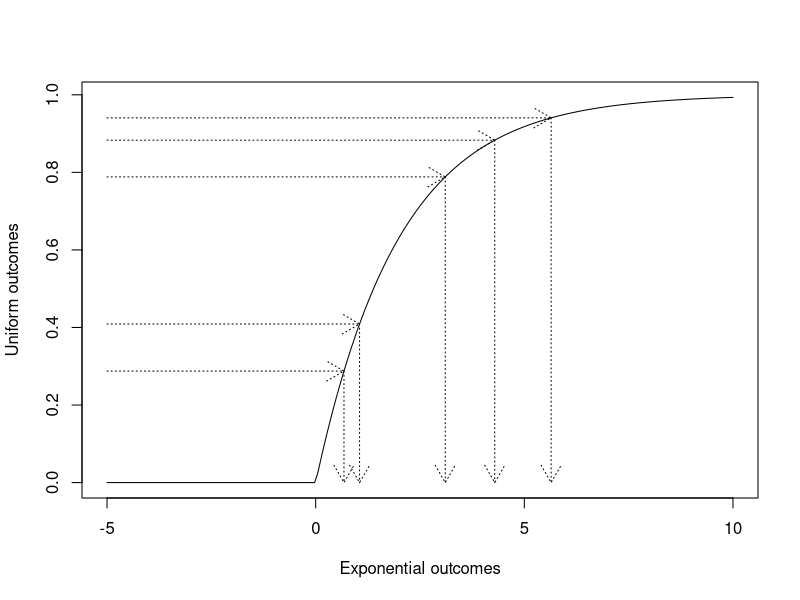
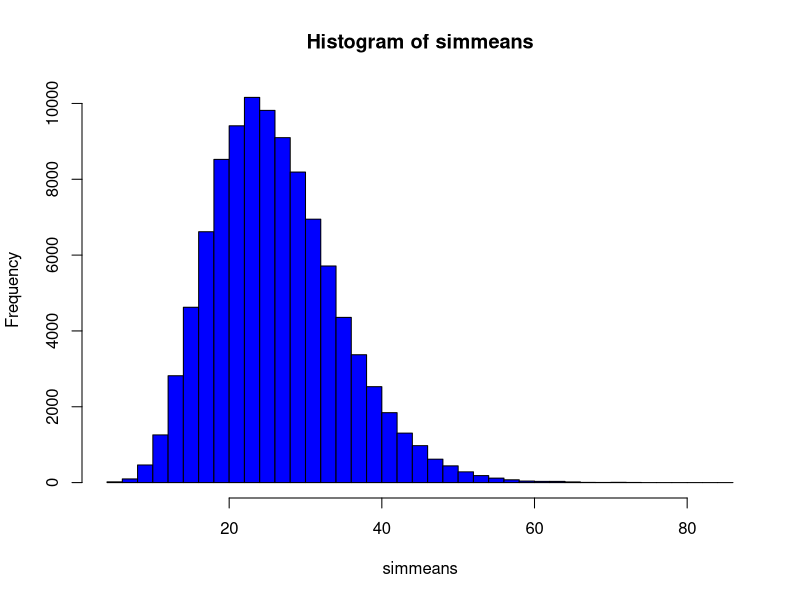
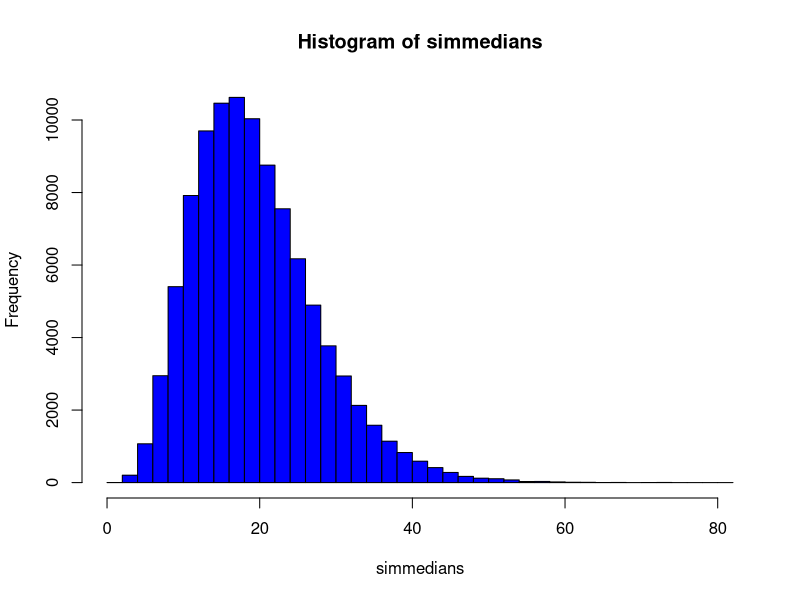

Write R code to recreate these figures, in order.





xseq <- seq(-5, 10, len=200)
##
plot(xseq, pexp(xseq, 1/2), type="l", xlab="Exponential outcomes", ylab="Uniform outcomes")
set.seed(123)
us <- runif(5)
arrows(rep(-5,5), us, qexp(us, 1/2), us, lty=3, length=0.2)
arrows(qexp(us, 1/2), us, qexp(us, 1/2), 0, lty=3, length=0.2)
set.seed(345)
k = 10000 # Number of simulations 
X = rnorm(k, 2, 0.01) 
Y = rnorm(k, 3, 0.02) 
A = X*Y 
mean(A) 
sd(A) 
mean(abs(A-6)>0.1)
## Set the number of simulations:
k <- 100000
## 1. Simulate 10 exponentials with the right mean k times:
set.seed(9876.543)
simsamples <- replicate(k, rexp(10, 1/26.08))
## 2. Compute the mean of the 10 simulated observations k times:
simmeans <- apply(simsamples, 2, mean)
## 3. Find the two relevant quantiles of the k simulated means:
quantile(simmeans, c(0.025, 0.975)) 
hist(simmeans, col="blue", nclass=30)
## Set the number of simulations:
k <- 100000
## 1. Simulate 10 exponentials with the right mean k times:
set.seed(9876.543)
simsamples <- replicate(k, rexp(10, 1/26.08))
## 2. Compute the median of the n=1010 simulated observations k times:
simmedians <- apply(simsamples, 2, median)
## 3. Find the two relevant quantiles of the k simulated medians:
quantile(simmedians, c(0.025, 0.975)) 
hist(simmedians, col="blue", nclass=30)
## Read in the heights data:
x <- c(168, 161, 167, 179, 184, 166, 198, 187, 191, 179)
n <- length(x)
## Define a Q3-function:
Q3 <- function(x){ quantile(x, 0.75)}
 ## Set the number of simulations:
k <- 100000
## 1. Simulate k samples of n=10 normals with the right mean and variance:
set.seed(9876.543)
simsamples <- replicate(k, rnorm(n, mean(x), sd(x)))
## 2. Compute the Q3 of the n=10 simulated observations k times:
simQ3s <- apply(simsamples, 2, Q3)
## 3. Find the two relevant quantiles of the k simulated medians:
quantile(simQ3s, c(0.005, 0.995)) 
## Day 1 data:
x <- c(32.6, 1.6, 42.1, 29.2, 53.4, 79.3, 
       2.3 , 4.7, 13.6, 2.0)
## Day 2 data:
y <- c(9.6, 22.2, 52.5, 12.6, 33.0, 15.2, 
       76.6, 36.3, 110.2, 18.0, 62.4, 10.3)
n1 <- length(x)
n2 <- length(y)
## Set the number of simulations:
k <- 100000
## 1. Simulate k samples of each n1=10 and n2=12 
## exponentials with the right means:
set.seed(9876.543)
simXsamples <- replicate(k, rexp(n1, 1/mean(x)))
simYsamples <- replicate(k, rexp(n2, 1/mean(y)))
## 2. Compute the difference between the simulated 
## means k times:
simDifmeans <- apply(simXsamples, 2, mean) - 
                    apply(simYsamples, 2, mean) 
## 3. Find the two relevant quantiles of the 
## k simulated differences of means:
quantile(simDifmeans, c(0.025, 0.975)) 
x1 <-  c(8, 24, 7, 20, 6, 20, 13, 15, 11, 22, 15) 
x2 <-  c(5, 11, 0, 15, 0, 20, 15, 19, 12, 0, 6) 
dif <- x1-x2 
dif
mean(dif)
t(replicate(5, sample(dif, replace = TRUE)))
k = 100000 

simsamples = replicate(k, sample(dif, replace = TRUE)) 
simmeans = apply(simsamples, 2, mean) 
quantile(simmeans, c(0.025,0.975)) 
k = 100000 
simsamples = replicate(k, sample(dif, replace = TRUE)) 
simmedians = apply(simsamples, 2, median) 
quantile(simmedians, c(0.025,0.975)) 
## Reading in no group: 
 x <- c(9, 10, 12, 6, 10, 8, 6, 20, 12) 
## Reading in yes group: 
 y <- c(14,15,19,12,13,13,16,14,9,12) 

k <- 100000 
simxsamples <- replicate(k, sample(x, replace = TRUE))
simysamples <- replicate(k, sample(y, replace = TRUE)) 
simmeandifs <- apply(simxsamples, 2, mean)-
                           apply(simysamples, 2, mean)  
quantile(simmeandifs, c(0.025,0.975)) 
k <- 100000 
simxsamples <- replicate(k, sample(x, replace = TRUE))
simysamples <- replicate(k, sample(y, replace = TRUE)) 
simmediandifs <- apply(simxsamples, 2, median)-
                        apply(simysamples, 2, median)  
quantile(simmediandifs, c(0.005,0.995)) 
